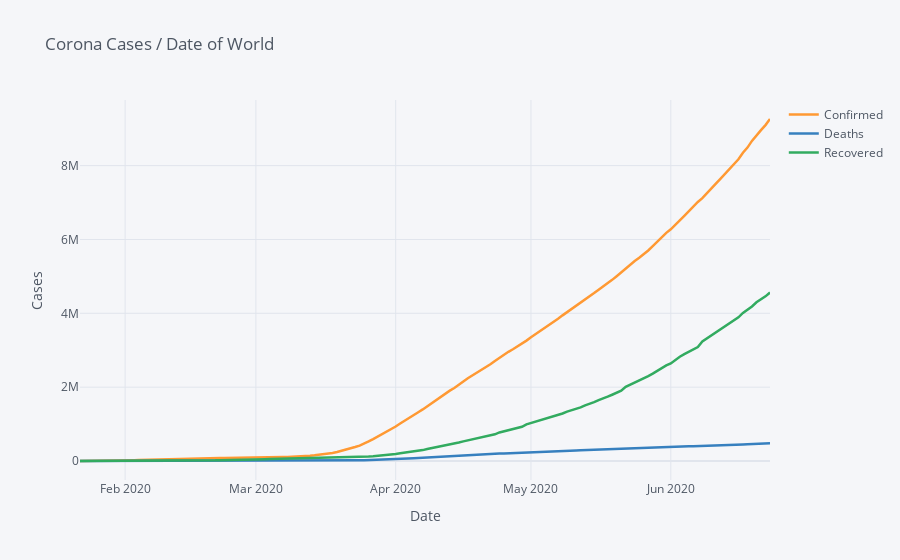

Here is the notebook cell this chart was saved with:
### Code cell
day_wise[['Date','Confirmed','Deaths','Recovered']].iplot(x= 'Date',width = 2.5,title = 'Corona Cases / Date of World',xTitle = 'Date',yTitle='Cases')

### Figure 1 — Plotly figure (JSON) as saved in the notebook; plotly's stock layout.template omitted (floating-point values rounded to 4 significant figures; data arrays with more than 128 entries replaced by an {"elided": "..."} marker saying what was removed)
{"data": [{"line": {"color": "rgba(255, 153, 51, 1.0)", "dash": "solid", "shape": "linear", "width": 2.5}, "mode": "lines", "name": "Confirmed", "text": "", "type": "scatter", "x": {"elided": "154 str values"}, "y": {"elided": "154 int values"}}, {"line": {"color": "rgba(55, 128, 191, 1.0)", "dash": "solid", "shape": "linear", "width": 2.5}, "mode": "lines", "name": "Deaths", "text": "", "type": "scatter", "x": {"elided": "154 str values"}, "y": {"elided": "154 int values"}}, {"line": {"color": "rgba(50, 171, 96, 1.0)", "dash": "solid", "shape": "linear", "width": 2.5}, "mode": "lines", "name": "Recovered", "text": "", "type": "scatter", "x": {"elided": "154 str values"}, "y": {"elided": "154 int values"}}], "layout": {"legend": {"bgcolor": "#F5F6F9", "font": {"color": "#4D5663"}}, "paper_bgcolor": "#F5F6F9", "plot_bgcolor": "#F5F6F9", "title": {"font": {"color": "#4D5663"}, "text": "Corona Cases / Date of World"}, "xaxis": {"gridcolor": "#E1E5ED", "showgrid": true, "tickfont": {"color": "#4D5663"}, "title": {"font": {"color": "#4D5663"}, "text": "Date"}, "zerolinecolor": "#E1E5ED"}, "yaxis": {"gridcolor": "#E1E5ED", "showgrid": true, "tickfont": {"color": "#4D5663"}, "title": {"font": {"color": "#4D5663"}, "text": "Cases"}, "zerolinecolor": "#E1E5ED"}}}
